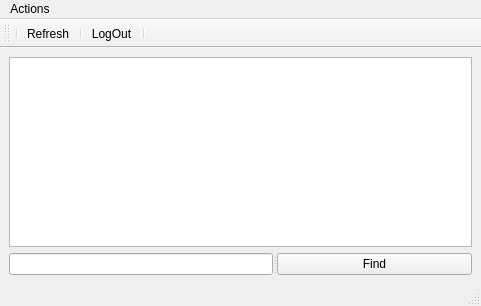
<?xml version="1.0" encoding="UTF-8"?>
<ui version="4.0">
 <class>SecondWindow</class>
 <widget class="QMainWindow" name="SecondWindow">
  <property name="geometry">
   <rect>
    <x>0</x>
    <y>0</y>
    <width>481</width>
    <height>306</height>
   </rect>
  </property>
  <property name="windowTitle">
   <string>MainWindow</string>
  </property>
  <widget class="QWidget" name="centralwidget">
   <layout class="QGridLayout" name="gridLayout">
    <item row="0" column="0">
     <widget class="QTableView" name="tableView"/>
    </item>
    <item row="1" column="0">
     <widget class="QSplitter" name="splitter">
      <property name="orientation">
       <enum>Qt::Horizontal</enum>
      </property>
      <widget class="QLineEdit" name="lineFIND"/>
      <widget class="QPushButton" name="BTNFind">
       <property name="text">
        <string>Find</string>
       </property>
      </widget>
     </widget>
    </item>
   </layout>
  </widget>
  <widget class="QStatusBar" name="statusbar"/>
  <widget class="QMenuBar" name="menubar">
   <property name="geometry">
    <rect>
     <x>0</x>
     <y>0</y>
     <width>481</width>
     <height>21</height>
    </rect>
   </property>
   <widget class="QMenu" name="menuadd">
    <property name="title">
     <string>Actions</string>
    </property>
    <addaction name="actionadd"/>
    <addaction name="actiondelete"/>
   </widget>
   <addaction name="menuadd"/>
  </widget>
  <widget class="QToolBar" name="toolBar">
   <property name="windowTitle">
    <string>toolBar</string>
   </property>
   <attribute name="toolBarArea">
    <enum>TopToolBarArea</enum>
   </attribute>
   <attribute name="toolBarBreak">
    <bool>false</bool>
   </attribute>
   <addaction name="separator"/>
   <addaction name="actionRefresh"/>
   <addaction name="separator"/>
   <addaction name="actionlogout"/>
   <addaction name="separator"/>
  </widget>
  <action name="actionadd">
   <property name="text">
    <string>AddData</string>
   </property>
  </action>
  <action name="actionlogout">
   <property name="text">
    <string>LogOut</string>
   </property>
  </action>
  <action name="actiondelete">
   <property name="text">
    <string>DeleteData</string>
   </property>
  </action>
  <action name="actionRefresh">
   <property name="text">
    <string>Refresh</string>
   </property>
  </action>
 </widget>
 <resources/>
 <connections/>
</ui>
